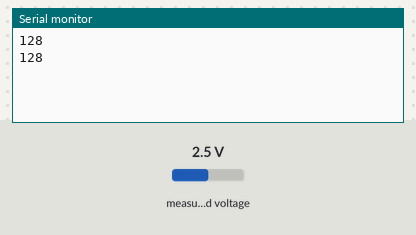
A sketch run on a simulated Arduino Uno, built with avr-gcc and run on an emulated ATmega328P. On the bench: the last lines printed to the serial monitor. Wiring (inferred from the names in the program): PCF8591 converter at I2C address 0x48. The inputs (shaded band) are chosen by the test bench; at power-on: measured voltage 2.5 V.

Above: at 3.4 s.
3.5 s: measured voltage set to 0.1 V
At 5.6 s:
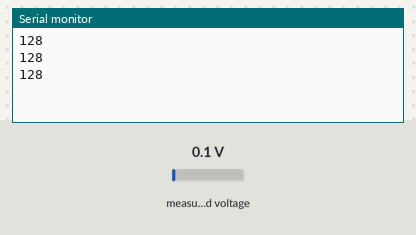
7.0 s: measured voltage set to 1.2 V
At 9.0 s:
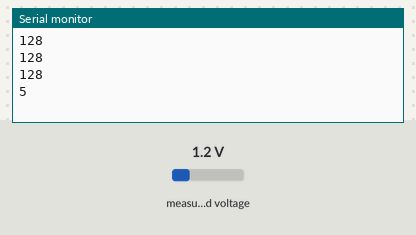
Timing chart, 0 to 10.5 s (numbered marks = the images above; inputs shaded):
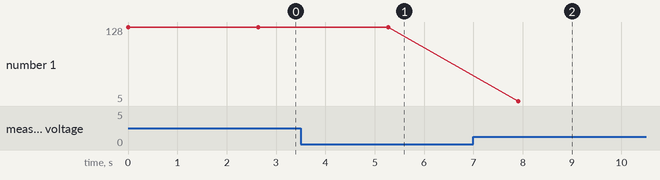

Measured:
- plotted number 1: 128 → 61 after the input at 7.0 s

The sketch:

PCF8591.ino
```cpp
#include "Wire.h"
#define PCF8591 (0x90 >> 1)     // 8bit 에서 7bit 로 변경 (1001 | 0000 -> 0100 | 1000 => 48)

byte adcvalue0, adcvalue1, adcvalue2, adcvalue3;

void setup()
{
    Wire.begin();
    Serial.begin(9600);
}

// I2C 통신을 위한 클럭 주파수를 수정
// I2C 주변 장치에는 최소 작동 클럭 주파수가 없지만 일반적으로 100KHz가 기준

void loop()
{
    Wire.beginTransmission(PCF8591);
    Wire.write(0x00);       // 명령어
    Wire.endTransmission();
    Wire.requestFrom(PCF8591, 1);   // 주소, quantity

    // auto 라서 첫 번째는 무의미해서 한번 더 받음
    adcvalue0=Wire.read();

    Serial.print(adcvalue0);
    Serial.println();

    for (int i = 0; i < 255; i++) {
        Wire.beginTransmission(PCF8591);
        Wire.write(0x40);       // 명령어
        Wire.write(i);
        Wire.endTransmission();
        delay(10);
    }

}
```
